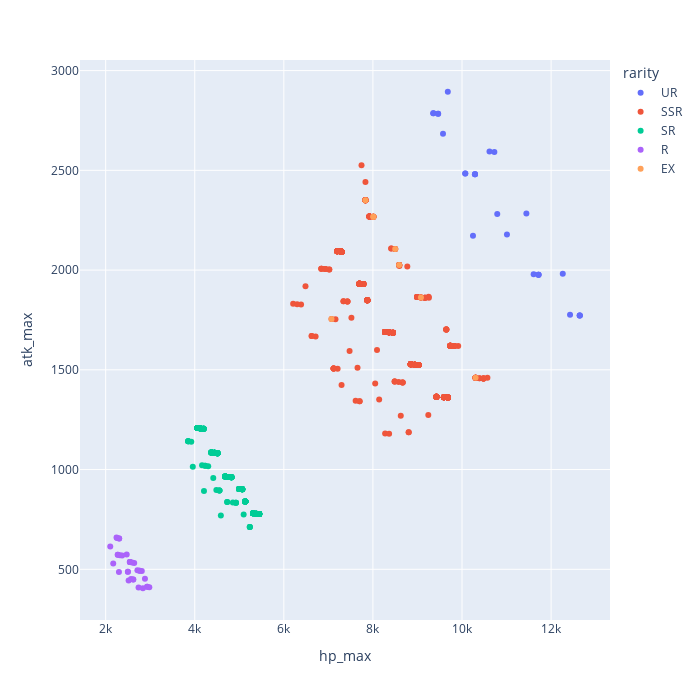

Notebook source saved alongside this figure:
### Markdown cell above
**Gráficos com os dados do dataset completo (real)**

### Code cell
fig = px.scatter(dataset, x = 'hp_max', y='atk_max', color = 'rarity', width=700, height=700)
fig.show()

### Figure 1 — Plotly figure (JSON) as saved in the notebook; plotly's stock layout.template omitted (floating-point values rounded to 4 significant figures; data arrays with more than 128 entries replaced by an {"elided": "..."} marker saying what was removed)
{"data": [{"hovertemplate": "rarity=UR<br>hp_max=%{x}<br>atk_max=%{y}<extra></extra>", "legendgroup": "UR", "marker": {"color": "#636efa", "symbol": "circle"}, "mode": "markers", "name": "UR", "orientation": "v", "showlegend": true, "type": "scatter", "x": [10617, 10726, 11717, 9681, 12262, 11445, 10291, 9464, 10291, 11717, 10073, 12643, 10073, 10791, 12643, 9573, 9355, 11009, 10246, 12425, 10291, 11717, 9355, 12643, 11608, 9464], "xaxis": "x", "y": [2594, 2592, 1977, 2894, 1982, 2284, 2480, 2784, 2480, 1977, 2484, 1772, 2484, 2281, 1772, 2683, 2786, 2178, 2172, 1776, 2480, 1977, 2786, 1772, 1979, 2784], "yaxis": "y"}, {"hovertemplate": "rarity=SSR<br>hp_max=%{x}<br>atk_max=%{y}<extra></extra>", "legendgroup": "SSR", "marker": {"color": "#EF553B", "symbol": "circle"}, "mode": "markers", "name": "SSR", "orientation": "v", "showlegend": true, "type": "scatter", "x": {"elided": "431 int values"}, "xaxis": "x", "y": {"elided": "431 int values"}, "yaxis": "y"}, {"hovertemplate": "rarity=SR<br>hp_max=%{x}<br>atk_max=%{y}<extra></extra>", "legendgroup": "SR", "marker": {"color": "#00cc96", "symbol": "circle"}, "mode": "markers", "name": "SR", "orientation": "v", "showlegend": true, "type": "scatter", "x": {"elided": "256 int values"}, "xaxis": "x", "y": {"elided": "256 int values"}, "yaxis": "y"}, {"hovertemplate": "rarity=R<br>hp_max=%{x}<br>atk_max=%{y}<extra></extra>", "legendgroup": "R", "marker": {"color": "#ab63fa", "symbol": "circle"}, "mode": "markers", "name": "R", "orientation": "v", "showlegend": true, "type": "scatter", "x": [2298, 2931, 2515, 2543, 2811, 2303, 2762, 2931, 2762, 2882, 2170, 2543, 2713, 2641, 2543, 2472, 2592, 2272, 2619, 2499, 2303, 2103, 2836, 2321, 2244, 2272, 2570, 2738, 2499, 2370, 2619, 2980, 2254], "xaxis": "x", "y": [487, 412, 444, 536, 491, 655, 493, 412, 493, 453, 529, 536, 495, 532, 536, 574, 534, 573, 449, 488, 655, 614, 405, 571, 659, 573, 451, 409, 488, 569, 449, 410, 657], "yaxis": "y"}, {"hovertemplate": "rarity=EX<br>hp_max=%{x}<br>atk_max=%{y}<extra></extra>", "legendgroup": "EX", "marker": {"color": "#FFA15A", "symbol": "circle"}, "mode": "markers", "name": "EX", "orientation": "v", "showlegend": true, "type": "scatter", "x": [10304, 8589, 8010, 8500, 7832, 9078, 8010, 7070], "xaxis": "x", "y": [1460, 2025, 2267, 2106, 2350, 1863, 2267, 1755], "yaxis": "y"}], "layout": {"height": 700, "legend": {"title": {"text": "rarity"}, "tracegroupgap": 0}, "margin": {"t": 60}, "width": 700, "xaxis": {"anchor": "y", "domain": [0, 1], "title": {"text": "hp_max"}}, "yaxis": {"anchor": "x", "domain": [0, 1], "title": {"text": "atk_max"}}}}
